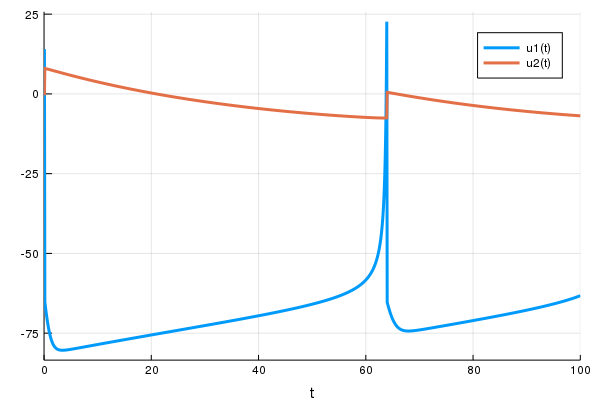

This figure's Julia source:
using DifferentialEquations
using Plots

a = 0.02
b = 0.2
c = -65
d = 8
i = 0

p = [a,b,c,d,i]

function fun(du,u,p,t)
    if u[1] <30
        du[1] = (0.04*u[1] + 5)*u[1] + 150 - u[2] - p[5]
        du[2] = p[1]*(p[2]*u[1]-u[2])
    else
        u[1] = p[3]
        u[2] = u[2] + p[4]
    end
end

u0 = [0.0;0.0]
tspan = (0.0,100)
prob = ODEProblem(fun,u0,tspan,p)

sol = solve(prob,reltol = 1e-8)


plot(sol)
savefig("ODE_3.png")
